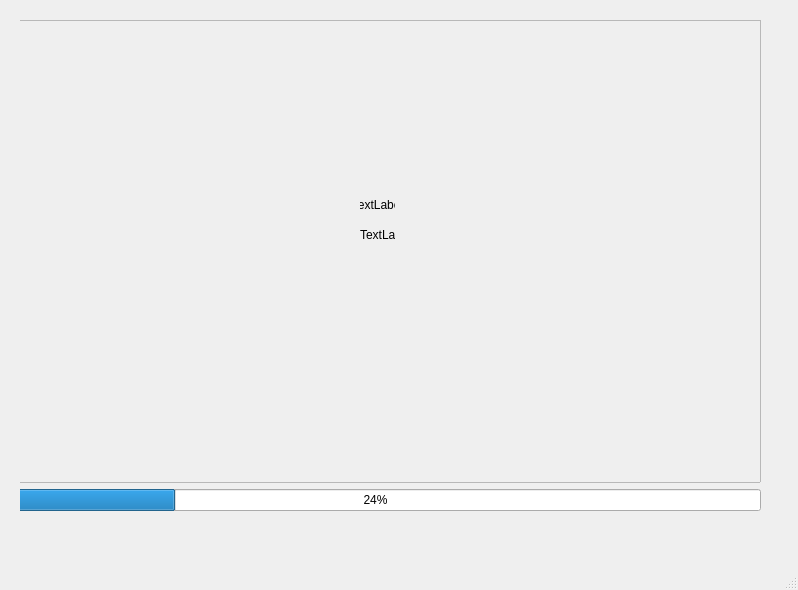
<?xml version="1.0" encoding="UTF-8"?>
<ui version="4.0">
 <class>MainWindow</class>
 <widget class="QMainWindow" name="MainWindow">
  <property name="geometry">
   <rect>
    <x>0</x>
    <y>0</y>
    <width>798</width>
    <height>590</height>
   </rect>
  </property>
  <property name="windowTitle">
   <string>MainWindow</string>
  </property>
  <widget class="QWidget" name="centralwidget">
   <widget class="QWidget" name="widget" native="true">
    <property name="geometry">
     <rect>
      <x>20</x>
      <y>20</y>
      <width>751</width>
      <height>511</height>
     </rect>
    </property>
    <widget class="QWidget" name="verticalLayoutWidget">
     <property name="geometry">
      <rect>
       <x>-30</x>
       <y>0</y>
       <width>771</width>
       <height>491</height>
      </rect>
     </property>
     <layout class="QVBoxLayout" name="verticalLayout">
      <item>
       <widget class="QFrame" name="frame">
        <property name="frameShape">
         <enum>QFrame::StyledPanel</enum>
        </property>
        <property name="frameShadow">
         <enum>QFrame::Raised</enum>
        </property>
        <widget class="QWidget" name="widget_2" native="true">
         <property name="geometry">
          <rect>
           <x>230</x>
           <y>110</y>
           <width>351</width>
           <height>191</height>
          </rect>
         </property>
         <widget class="QLabel" name="label_2">
          <property name="geometry">
           <rect>
            <x>140</x>
            <y>100</y>
            <width>35</width>
            <height>10</height>
           </rect>
          </property>
          <property name="text">
           <string>TextLabel</string>
          </property>
         </widget>
         <widget class="QLabel" name="label">
          <property name="geometry">
           <rect>
            <x>140</x>
            <y>70</y>
            <width>35</width>
            <height>10</height>
           </rect>
          </property>
          <property name="text">
           <string>TextLabel</string>
          </property>
          <property name="scaledContents">
           <bool>true</bool>
          </property>
          <property name="alignment">
           <set>Qt::AlignCenter</set>
          </property>
         </widget>
        </widget>
       </widget>
      </item>
      <item>
       <widget class="QProgressBar" name="progressBar">
        <property name="value">
         <number>24</number>
        </property>
       </widget>
      </item>
     </layout>
    </widget>
   </widget>
  </widget>
  <widget class="QMenuBar" name="menubar">
   <property name="geometry">
    <rect>
     <x>0</x>
     <y>0</y>
     <width>798</width>
     <height>18</height>
    </rect>
   </property>
  </widget>
  <widget class="QStatusBar" name="statusbar"/>
 </widget>
 <resources/>
 <connections/>
</ui>
